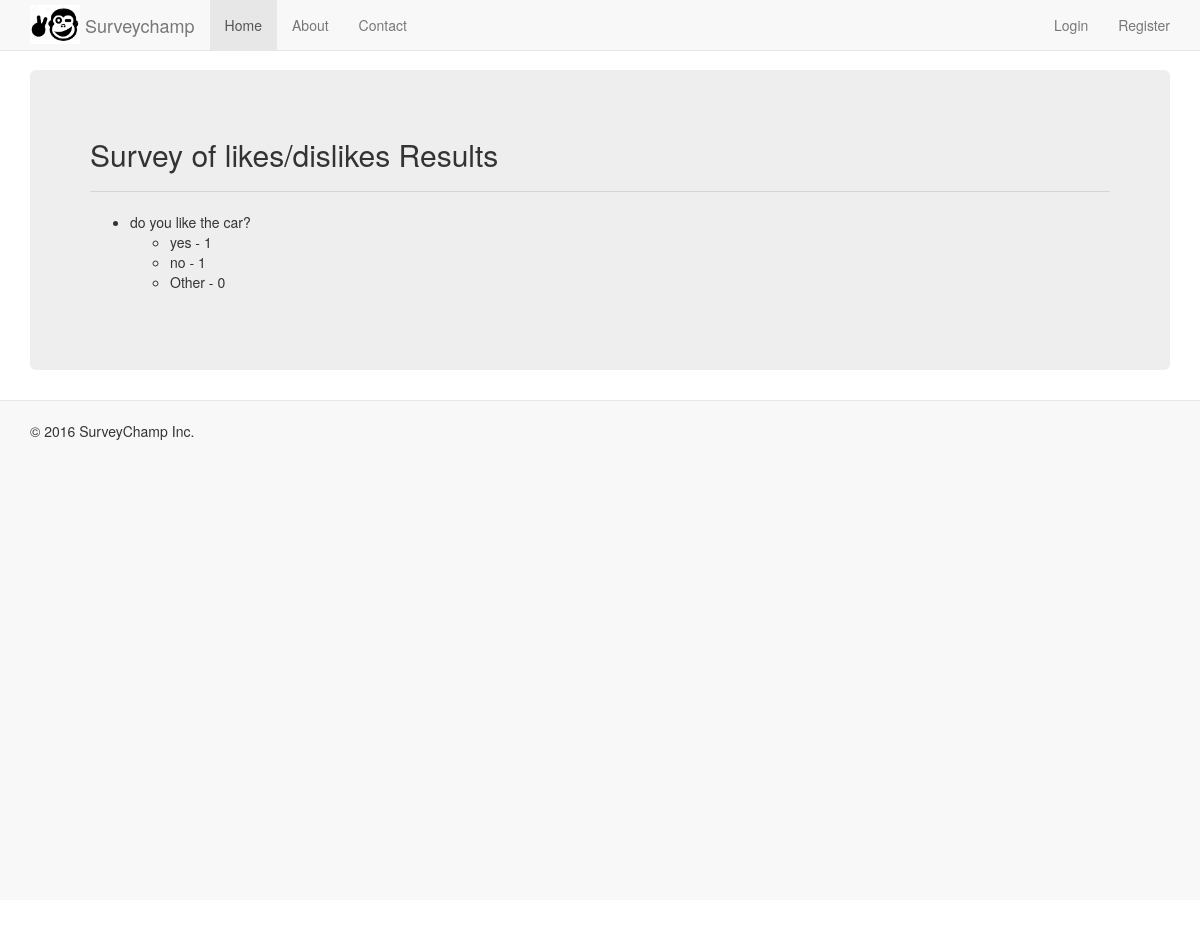
Page /survey/2/results/ on the committed database.
### questions/models.py (models this page shows, shortened)
class Survey(models.Model):
    title=models.CharField(max_length=500)
    publish_date=models.DateField(auto_now_add=True)
    open=models.BooleanField(default=True)

class Question(models.Model):
    question = models.CharField(max_length=500)
    survey = models.ForeignKey('Survey', related_name="questions")

class Option(models.Model):
    option = models.CharField(max_length=500)
    question = models.ForeignKey(Question, related_name="options")

### questions/views.py (the view)
# urls.py: url(r'^(?P<pk>[-\d]+)/results/$', SurveyResultsView.as_view(), name='survey-results'),
class SurveyResultsView(View):
    template_name = "questions/results.html"
    def get(self, request, *args, **kwargs):
        context = {
            'survey': Survey.objects.get(id=self.kwargs['pk'])
        }
        return render(request, self.template_name, context)

### templates/questions/results.html
{% extends "base.html" %}
{% block content %}
<h2>{{ survey.title }} Results</h2>
<hr/>
<ul>
   {% for question in survey.questions.all %}
        <li>{{ question.question }}
        <ul>
            {% for option in question.options.all %}
            <li>{{ option.option }} - {{ option.answers.count }}</li>
            {% endfor %}
        </ul>
        <br/>
    {% endfor %}
</ul>
{% endblock %}

### home/static/home/css/style.css (style rules this page uses)
body { background-color: white; min-height: 2000px; padding-top: 70px; }

### rows in the picture
Survey: title "Survey of likes/dislikes"
Question: question "do you like the car?"
Option: option "yes", answers.count "1"
Option: option "no", answers.count "1"
Option: option "Other", answers.count "0"
